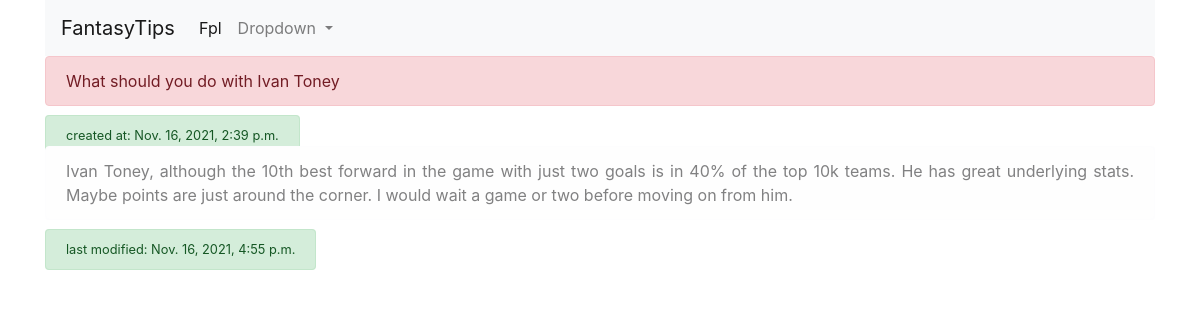
Page /blog/3 on the committed database.
### blog/models.py (models this page shows, shortened)
class Blog(models.Model):
    title = models.CharField(max_length = 255)
    body = models.TextField()
    last_modified = models.DateTimeField(auto_now = True)
    created_at = models.DateTimeField(auto_now_add = True)

### blog/views.py (the view)
# urls.py: path('blog/<int:pk>', BlogDetailView.as_view(), name='blog-detail'),
class BlogDetailView(DetailView):
    model = Blog
    def get_context_data(self, **kwargs):
        context = super().get_context_data(**kwargs)
        return context

### blog/templates/blog/blog_detail.html
{% extends "blog/base.html" %}
{% block content %}
<p class="alert alert-danger"> {{object.title}}
</p>
<small class="text-align-right alert alert-success"> created at: {{object.created_at}}</small>
<p class="alert alert-light"> {{object.body}}</p>
<small class="alert alert-success"> last modified: {{object.last_modified}}</small>
{% endblock %}

### rows in the picture
Blog: title "What should you do with Ivan Toney", created_at "Nov. 16, 2021, 2:39 p.m.", body "Ivan Toney, although the 10th best forward in the game with just two goals is in 40% of the top 10k teams. He has great underlying stats. Maybe points are just around the corner. I would wait a game or two before moving on from him.", last_modified "Nov. 16, 2021, 4:55 p.m."
